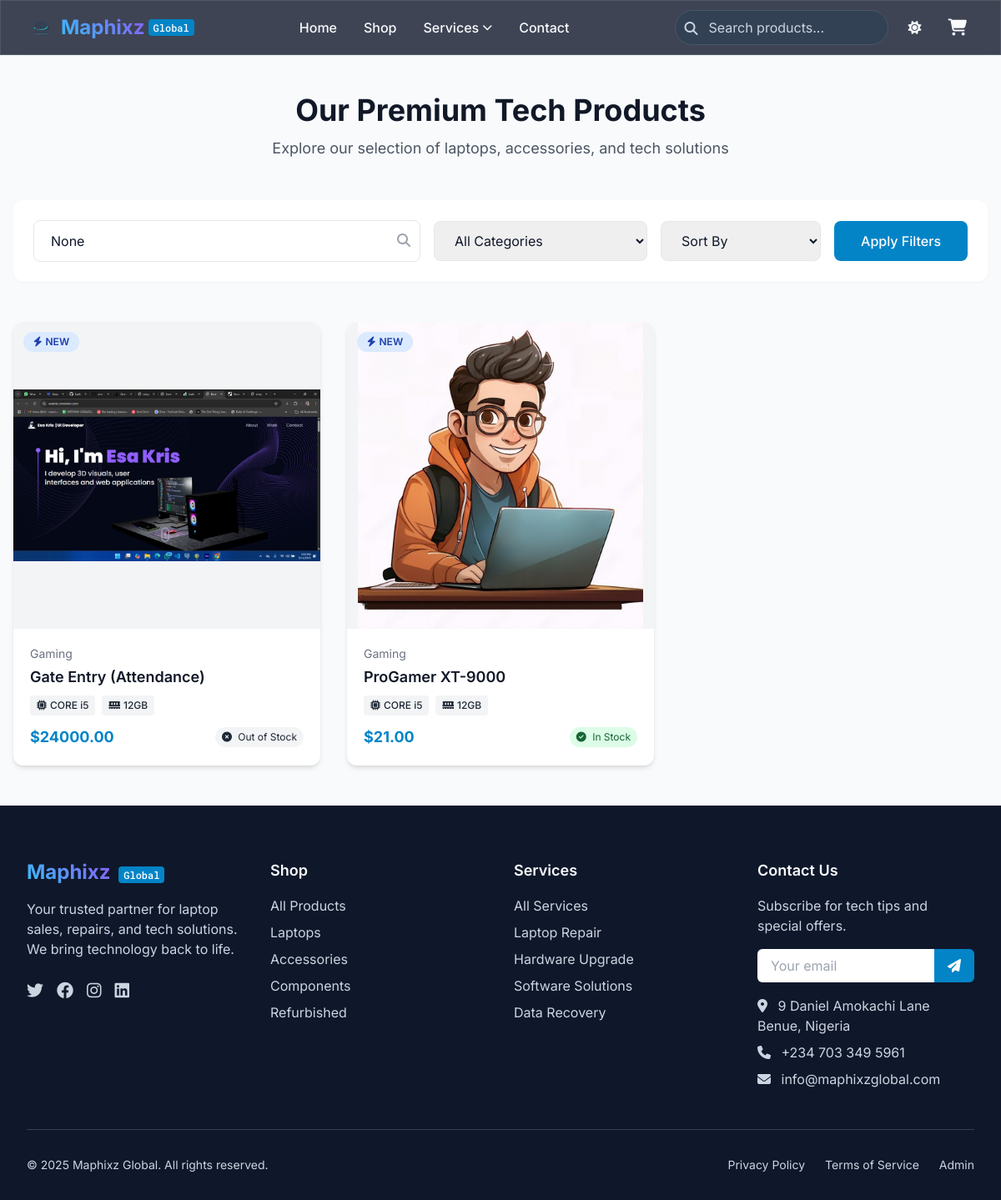
Screenshot of /products/ (signed in) with the database file from the repository.
### store/models.py (models this page shows, shortened)
class Product(models.Model):
    STOCK_CHOICES = [
        ('available', 'Available'),
        ('out_of_stock', 'Out of Stock'),
        ('sold_out', 'Sold Out'),
    ]
    CURRENCY_CHOICES = [
        ('USD', 'US Dollar'),
        ('NGN', 'Nigerian Naira'),
        ('GBP', 'British Pound'),
    ]
    id = models.UUIDField(primary_key=True, default=uuid.uuid4, editable=False)
    name = models.CharField(max_length=200)
    slug = models.SlugField(max_length=200, unique=True)
    category = models.ForeignKey(Category, related_name='products', on_delete=models.CASCADE)
    brand = models.CharField(max_length=100, blank=True)
    description = models.TextField()
    price = models.DecimalField(max_digits=10, decimal_places=2)
    discount_price = models.DecimalField(max_digits=10, decimal_places=2, blank=True, null=True)
    currency = models.CharField(max_length=3, choices=CURRENCY_CHOICES, default='USD')
    stock_status = models.CharField(max_length=20, choices=STOCK_CHOICES, default='available')
    stock_quantity = models.PositiveIntegerField(default=0)
    processor = models.CharField(max_length=100, blank=True)
    ram = models.CharField(max_length=50, blank=True)
    storage = models.CharField(max_length=100, blank=True)
    graphics = models.CharField(max_length=100, blank=True)
    display = models.CharField(max_length=100, blank=True)
    dimensions = models.CharField(max_length=100, blank=True)
    weight = models.CharField(max_length=50, blank=True)
    color = models.CharField(max_length=50, blank=True)
    operating_system = models.CharField(max_length=100, blank=True, null=True)
    warranty = models.PositiveIntegerField(
        blank=True,
        null=True,
        help_text="Warranty period in months (uses category default if empty)"
    )
    is_refurbished = models.BooleanField(default=False)
    is_new = models.BooleanField(default=True)
    image = models.ImageField(upload_to='products/', blank=True, null=True)
    video = models.FileField(upload_to='products/videos/', blank=True, null=True)
    featured = models.BooleanField(default=False)
    created_at = models.DateTimeField(auto_now_add=True)
    updated_at = models.DateTimeField(auto_now=True)
    class Meta:
        ordering = ['-created_at']
        indexes = [
            models.Index(fields=['stock_status']),
            models.Index(fields=['featured']),
            models.Index(fields=['-created_at']),
            models.Index(fields=['brand']),
            models.Index(fields=['is_refurbished']),
        ]
    @property
    def is_available(self):
        return self.stock_status == 'available'
    @property
    def cover_image(self):
        featured = self.images.filter(is_featured=True).first()
        if featured:
            return featured
        return self.images.first() or None

class ProductImage(models.Model):
    product = models.ForeignKey(Product, related_name='images', on_delete=models.CASCADE)
    image = models.ImageField(upload_to='products/images/')
    caption = models.CharField(max_length=200, blank=True)
    is_featured = models.BooleanField(default=False)
    created_at = models.DateTimeField(auto_now_add=True)
    class Meta:
        ordering = ['-is_featured', 'created_at']

class Category(models.Model):
    TYPE_CHOICES = [
        ('laptop', 'Laptop'),
        ('accessory', 'Accessory'),
        ('part', 'Component/Part'),
        ('service', 'Repair Service'),
    ]
    ICON_CHOICES = [
        ('laptop', 'fa-laptop'),
        ('desktop', 'fa-desktop'),
        ('mobile', 'fa-mobile-alt'),
        ('cpu', 'fa-microchip'),
        ('ram', 'fa-memory'),
        ('storage', 'fa-hdd'),
        ('repair', 'fa-tools'),
        ('accessory', 'fa-keyboard'),
    ]
    name = models.CharField(max_length=100, unique=True)
    slug = models.SlugField(max_length=100, unique=True)
    description = models.TextField(blank=True)
    category_type = models.CharField(
        max_length=20,
        choices=TYPE_CHOICES,
        default='laptop',
        help_text="Type of products in this category"
    )
    icon = models.CharField(
        max_length=20,
        choices=ICON_CHOICES,
        default='laptop',
        help_text="Icon to represent this category"
    )
    image = models.ImageField(
        upload_to='categories/',
        blank=True,
        null=True,
        help_text="Category banner image"
    )
    is_featured = models.BooleanField(
        default=False,
        help_text="Featured categories appear on homepage"
    )
    warranty_months = models.PositiveIntegerField(
        default=12,
        help_text="Default warranty period for products in this category (months)"
    )
    created_at = models.DateTimeField(auto_now_add=True)
    updated_at = models.DateTimeField(auto_now=True)
    class Meta:
        verbose_name_plural = "Categories"
        ordering = ['name']
        indexes = [
            models.Index(fields=['category_type']),
            models.Index(fields=['is_featured']),
        ]

### store/views.py (the view)
# urls.py: path('products/', views.product_list, name='product_list'),
def product_list(request):
    products = Product.objects.all()
    categories = Category.objects.all()
    category_slug = request.GET.get('category')
    if category_slug:
        category = get_object_or_404(Category, slug=category_slug)
        products = products.filter(category=category)
    else:
        category = None
    search_query = request.GET.get('search')
    if search_query:
        products = products.filter(
            Q(name__icontains=search_query) |
            Q(description__icontains=search_query)
        )
    stock_filter = request.GET.get('stock')
    if stock_filter:
        products = products.filter(stock_status=stock_filter)
    return render(request, 'store/product_list.html', {
        'products': products,
        'categories': categories,
        'current_category': category,
        'search_query': search_query,
        'stock_filter': stock_filter
    })

### templates/store/product_list.html (shortened to what this page needs)
{% extends "base.html" %}
{% load static %}
{% block content %}
<div class="container mx-auto px-4 py-12 max-w-7xl">
    <div class="mb-12 text-center">
        <h1 class="text-4xl font-bold text-gray-900 dark:text-light-100 mb-3">
            {% if category %}
                {{ category.name }} Collection
            {% else %}
                Our Premium Tech Products
            {% endif %}
        </h1>
        <p class="text-lg text-gray-600 dark:text-light-400 max-w-3xl mx-auto">
            {% if category %}
                {{ category.description|default:"High-quality tech products for all your needs" }}
            {% else %}
                Explore our selection of laptops, accessories, and tech solutions
            {% endif %}
        </p>
    </div>
    <div class="mb-12 bg-white dark:bg-dark-700 rounded-xl shadow-sm dark:shadow-dark-800 p-6">
        <form method="GET" class="flex flex-col md:flex-row gap-4 items-center">
            <div class="flex-grow w-full md:w-auto">
                <div class="relative">
                    <input type="text" name="search" value="{{ search_query }}"
                        placeholder="Search products..."
                        class="w-full px-5 py-3 border border-gray-200 dark:border-dark-600 rounded-lg focus:ring-2 focus:ring-primary-500 focus:border-primary-500 dark:bg-dark-800 dark:text-light-100">
                    <div class="absolute right-3 top-3 text-gray-400 dark:text-dark-400">
                        <i class="fas fa-search"></i>
                    </div>
                </div>
            </div>
            <select name="category" class="w-full md:w-64 px-5 py-3 border border-gray-200 dark:border-dark-600 rounded-lg focus:ring-2 focus:ring-primary-500 focus:border-primary-500 dark:bg-dark-800 dark:text-light-100">
                <option value="">All Categories</option>
            </select>
            <select name="sort" class="w-full md:w-48 px-5 py-3 border border-gray-200 dark:border-dark-600 rounded-lg focus:ring-2 focus:ring-primary-500 focus:border-primary-500 dark:bg-dark-800 dark:text-light-100">
                <option value="">Sort By</option>
            </select>
            <button type="submit" class="w-full md:w-auto px-8 py-3 bg-primary-600 hover:bg-primary-700 text-white font-medium rounded-lg transition duration-300 focus:outline-none focus:ring-2 focus:ring-primary-500 focus:ring-offset-2 dark:bg-primary-700 dark:hover:bg-primary-600">
                Apply Filters
            </button>
        </form>
    </div>
    {% if products %}
    <div class="grid grid-cols-1 sm:grid-cols-2 lg:grid-cols-3 xl:grid-cols-4 gap-8">
        {% for product in products %}
        <div class="bg-white dark:bg-dark-700 rounded-xl shadow-md dark:shadow-dark-800 overflow-hidden hover:shadow-lg dark:hover:shadow-dark-700 transition duration-300 group">
            <div class="relative aspect-square overflow-hidden">
                <a href="{% url 'store:product_detail' product.slug %}">
                    {% if product.cover_image %}
                        <img src="{{ product.cover_image.image.url }}" alt="{{ product.name }}" class="w-full h-full object-contain bg-gray-100 dark:bg-dark-600 group-hover:scale-105 transition duration-500">
                    {% else %}
                        <div class="w-full h-full bg-gray-100 dark:bg-dark-600 flex items-center justify-center text-gray-400 dark:text-dark-400">
                            <i class="fas fa-laptop text-4xl"></i>
                        </div>
                    {% endif %}
                </a>
                <div class="absolute top-3 left-3 flex flex-col space-y-2">
                    {% if product.is_new %}
                    <span class="px-3 py-1 bg-blue-100 dark:bg-blue-900 text-blue-800 dark:text-blue-200 text-xs font-semibold rounded-full flex items-center">
                        <i class="fas fa-bolt mr-1 text-xs"></i> NEW
                    </span>
                    {% endif %}
                </div>
            </div>
            <div class="p-5">
                <div class="text-sm text-gray-500 dark:text-light-500 mb-1">{{ product.category.name }}</div>
                <h3 class="text-lg font-semibold text-gray-900 dark:text-light-100 mb-2">
                    <a href="{% url 'store:product_detail' product.slug %}" class="hover:text-primary-600 dark:hover:text-primary-400 transition">{{ product.name }}</a>
                </h3>
                <div class="mb-3 flex flex-wrap gap-2">
                    {% if product.processor %}
                    <span class="chip bg-gray-100 dark:bg-dark-600 text-gray-800 dark:text-light-300 text-xs px-2 py-1 rounded flex items-center">
                        <i class="fas fa-microchip mr-1 text-xs"></i> {{ product.processor|truncatechars:12 }}
                    </span>
                    {% endif %}
                    {% if product.ram %}
                    <span class="chip bg-gray-100 dark:bg-dark-600 text-gray-800 dark:text-light-300 text-xs px-2 py-1 rounded flex items-center">
                        <i class="fas fa-memory mr-1 text-xs"></i> {{ product.ram }}
                    </span>
                    {% endif %}
                </div>
                <div class="flex items-center justify-between">
                    <div class="flex items-center space-x-2">
                        {% if product.discount_price %}
                        <span class="text-lg font-bold text-primary-600 dark:text-primary-400">${{ product.discount_price }}</span>
                        <span class="text-sm text-gray-500 dark:text-light-500 line-through">${{ product.price }}</span>
                        {% else %}
                        <span class="text-lg font-bold text-primary-600 dark:text-primary-400">${{ product.price }}</span>
                        {% endif %}
                    </div>
                    <span class="text-xs px-2 py-1 rounded-full
                        {% if product.stock_status == 'available' %}bg-green-100 dark:bg-green-900 text-green-800 dark:text-green-200
                        {% elif product.stock_status == 'out_of_stock' %}bg-gray-100 dark:bg-dark-600 text-gray-800 dark:text-light-300
                        {% else %}bg-red-100 dark:bg-red-900 text-red-800 dark:text-red-200{% endif %}">
                        {% if product.stock_status == 'available' %}
                            <i class="fas fa-check-circle mr-1"></i> In Stock
                        {% elif product.stock_status == 'out_of_stock' %}
                            <i class="fas fa-times-circle mr-1"></i> Out of Stock
                        {% else %}
                            <i class="fas fa-ban mr-1"></i> Sold Out
                        {% endif %}
                    </span>
                </div>
            </div>
        </div>
        {% endfor %}
    </div>
    {% endif %}
</div>
{% endblock %}

### rows the page displays
Product: cover_image.image (picture), is_new True (drawn), category.name "Gaming", name "Gate Entry (Attendance)", processor "CORE i5", ram "12GB", price "24000.00", stock_status "out_of_stock" (drawn)
Product: cover_image.image (picture), is_new True (drawn), category.name "Gaming", name "ProGamer XT-9000", processor "CORE i5", ram "12GB", price "21.00", stock_status "available" (drawn)
